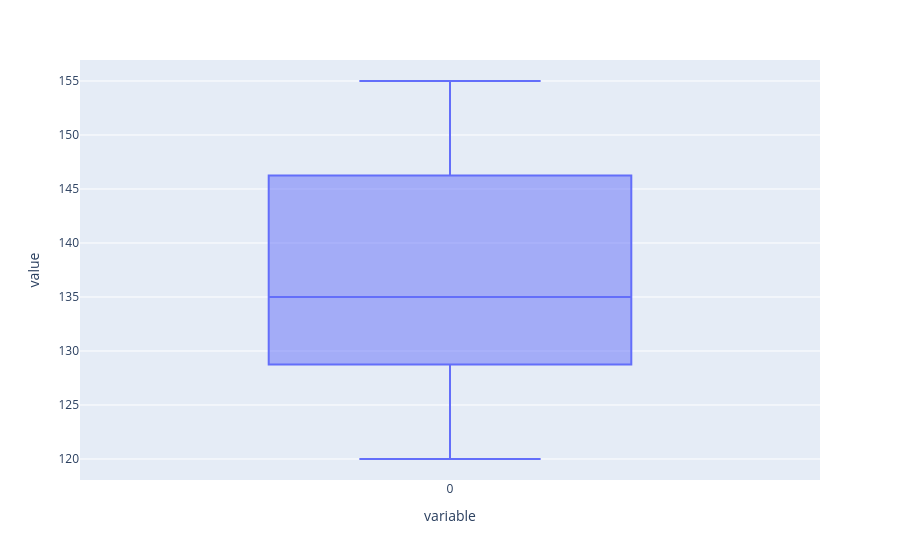

Notebook code for this chart:
### Code cell
px.box(latncy[:9]).show()

### Figure 1 — Plotly figure (JSON) as saved in the notebook; plotly's stock layout.template omitted (floating-point values rounded to 4 significant figures)
{"data": [{"alignmentgroup": "True", "hovertemplate": "variable=%{x}<br>value=%{y}<extra></extra>", "legendgroup": "", "marker": {"color": "#636efa"}, "name": "", "notched": false, "offsetgroup": "", "orientation": "v", "showlegend": false, "type": "box", "x": ["0", "0", "0", "0", "0", "0", "0", "0", "0"], "x0": " ", "xaxis": "x", "y": [120, 125, 130, 132, 135, 140, 145, 150, 155], "y0": " ", "yaxis": "y"}], "layout": {"boxmode": "group", "legend": {"tracegroupgap": 0}, "margin": {"t": 60}, "xaxis": {"anchor": "y", "domain": [0, 1], "title": {"text": "variable"}}, "yaxis": {"anchor": "x", "domain": [0, 1], "title": {"text": "value"}}}}
